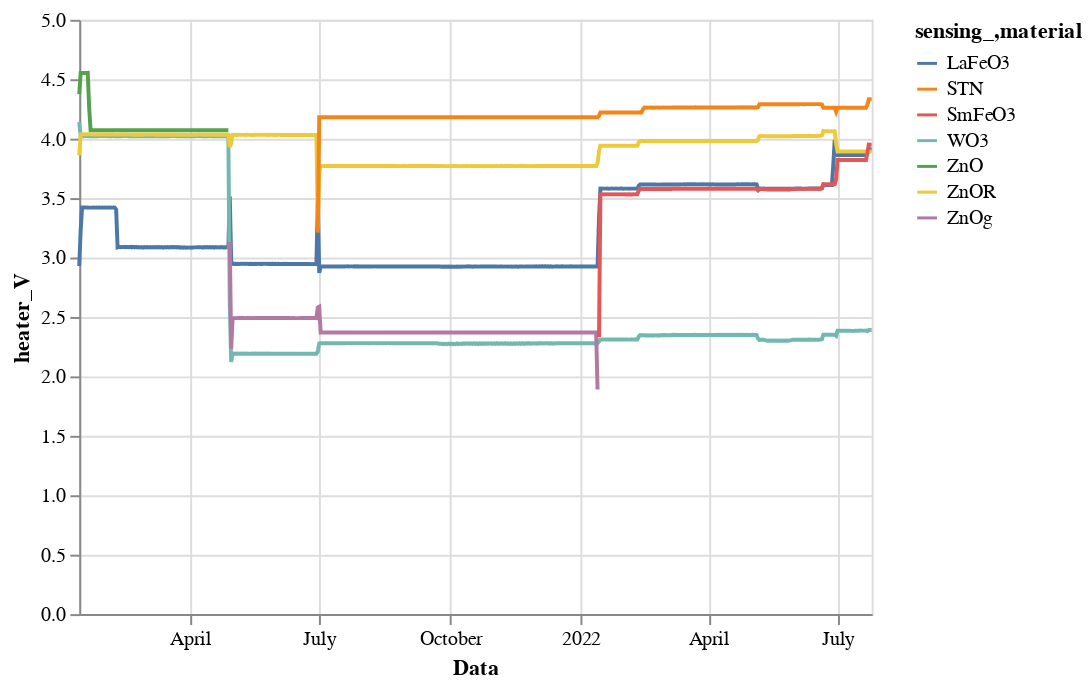

Notebook source saved alongside this figure:
### Code cell
import pandas as pd
import numpy as np
from matplotlib import pyplot as plt
import seaborn as sns
import altair as alt


#------------Calcolo--------------------

dfFBK1 = pd.read_csv('FBK data/appa1_new.csv', encoding='windows-1252')

dfFBK1 = dfFBK1.dropna()
dfFBK1=dfFBK1.drop(dfFBK1.columns[[8,9,10,11,12,13]], axis=1)

dfFBK1["signal_res"] = dfFBK1["signal_res"].astype(float)
dfFBK1["heater_res"] = dfFBK1["heater_res"].astype(float)
dfFBK1["heater_V"] = dfFBK1["heater_V"].astype(float)
dfFBK1["T"] = dfFBK1["T"].astype(float)
dfFBK1["RH"] = dfFBK1["RH"].astype(float)
dfFBK1["P"] = dfFBK1["P"].astype(float)
dfFBK1["T"] = dfFBK1["T"].astype(float)

dfFBK1 = dfFBK1.drop_duplicates(['sensing_,material','ts'])
dfFBK1[['Data','Ora']]=dfFBK1.ts.str.split(' ',expand=True)


dfFBK1ResV = dfFBK1.drop(dfFBK1.columns[[5,6,7]], axis=1)
#dfFBK1TPH = dfFBK1.drop(dfFBK1.columns[[2,3,4]], axis=1)
#dfFBK1.head(10)
dfFBK1ResV = dfFBK1ResV.groupby(["Data", "sensing_,material"]).mean()

dfFBK1ResV = dfFBK1ResV.reset_index()


#-----------output----------------------------------
dfFBK1ResV['Data'] = pd.to_datetime(dfFBK1ResV['Data'])

alt.Chart(dfFBK1ResV).mark_line().encode(
    x='Data',
    y='heater_V',
    color='sensing_,material'
    )

### Figure 1 — Vega-Lite specification as saved in the notebook (floating-point values rounded to 4 significant figures; data arrays with more than 128 entries replaced by an {"elided": "..."} marker saying what was removed)
{"config": {"view": {"continuousWidth": 400, "continuousHeight": 300}}, "data": {"name": "data-a1d4b2b9f3dfa0e98387413764a2b575"}, "mark": "line", "encoding": {"color": {"field": "sensing_,material", "type": "nominal"}, "x": {"field": "Data", "type": "temporal"}, "y": {"field": "heater_V", "type": "quantitative"}}, "$schema": "https://vega.github.io/schema/vega-lite/v4.17.0.json", "datasets": {"data-a1d4b2b9f3dfa0e98387413764a2b575": {"elided": "2627 records"}}}
